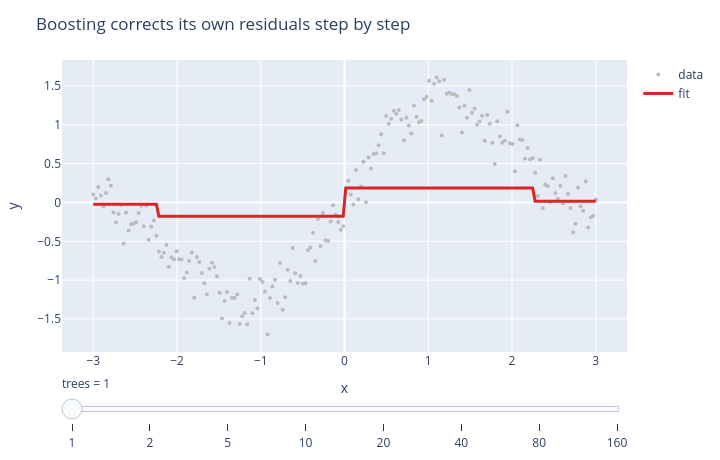

Notebook code cell kept with this figure:
### Markdown cell above
## 4. 勾配ブースティング — バイアスを下げる

ブースティングは弱い木を **順番に** 足し、前段の **残差(誤り)** を次の木が当てます。
浅い木を少しずつ積むことで、バイアスを段階的に削っていきます。下のスライダーで木の本数を増やすと、
フィットが滑らかに改善していく様子が見えます(静的 HTML 可)。

### Code cell
from sklearn.ensemble import GradientBoostingRegressor

xr = np.linspace(-3, 3, 200)
yr = np.sin(1.5 * xr) + 0.3 * xr + 0.2 * np.random.default_rng(0).standard_normal(200)
Xr = xr[:, None]
gbr = GradientBoostingRegressor(n_estimators=200, learning_rate=0.2, max_depth=2).fit(Xr, yr)
stages = np.array(list(gbr.staged_predict(Xr)))   # prediction after each added tree
picks = [1, 2, 5, 10, 20, 40, 80, 160]

frames = []
for k in picks:
    frames.append(go.Frame(name=str(k), data=[
        go.Scatter(x=list(xr), y=list(yr), mode="markers", marker={"size": 4, "color": "#bbb"}, name="data"),
        go.Scatter(x=list(xr), y=list(stages[k - 1]), mode="lines", line={"color": "#d62728", "width": 3}, name="fit"),
    ], layout={"title": f"after {k} trees"}))
fig = go.Figure(data=frames[0].data, frames=frames)
steps = [{"args": [[f.name], {"frame": {"duration": 0, "redraw": True}, "mode": "immediate"}],
          "label": f.name, "method": "animate"} for f in frames]
fig.update_layout(sliders=[{"steps": steps, "currentvalue": {"prefix": "trees = "}}],
                  title="Boosting corrects its own residuals step by step",
                  width=720, height=460, xaxis_title="x", yaxis_title="y",
                  margin={"l": 50, "r": 20, "t": 60, "b": 40})
fig.show()

### Figure 1 — Plotly figure (JSON) as saved in the notebook; plotly's stock layout.template omitted (floating-point values rounded to 4 significant figures; data arrays with more than 128 entries replaced by an {"elided": "..."} marker saying what was removed)
{"data": [{"marker": {"color": "#bbb", "size": 4}, "mode": "markers", "name": "data", "type": "scatter", "x": {"elided": "200 float values"}, "y": {"elided": "200 float values"}}, {"line": {"color": "#d62728", "width": 3}, "mode": "lines", "name": "fit", "type": "scatter", "x": {"elided": "200 float values"}, "y": {"elided": "200 float values"}}], "layout": {"height": 460, "margin": {"b": 40, "l": 50, "r": 20, "t": 60}, "sliders": [{"currentvalue": {"prefix": "trees = "}, "steps": [{"args": [["1"], {"frame": {"duration": 0, "redraw": true}, "mode": "immediate"}], "label": "1", "method": "animate"}, {"args": [["2"], {"frame": {"duration": 0, "redraw": true}, "mode": "immediate"}], "label": "2", "method": "animate"}, {"args": [["5"], {"frame": {"duration": 0, "redraw": true}, "mode": "immediate"}], "label": "5", "method": "animate"}, {"args": [["10"], {"frame": {"duration": 0, "redraw": true}, "mode": "immediate"}], "label": "10", "method": "animate"}, {"args": [["20"], {"frame": {"duration": 0, "redraw": true}, "mode": "immediate"}], "label": "20", "method": "animate"}, {"args": [["40"], {"frame": {"duration": 0, "redraw": true}, "mode": "immediate"}], "label": "40", "method": "animate"}, {"args": [["80"], {"frame": {"duration": 0, "redraw": true}, "mode": "immediate"}], "label": "80", "method": "animate"}, {"args": [["160"], {"frame": {"duration": 0, "redraw": true}, "mode": "immediate"}], "label": "160", "method": "animate"}]}], "title": {"text": "Boosting corrects its own residuals step by step"}, "width": 720, "xaxis": {"title": {"text": "x"}}, "yaxis": {"title": {"text": "y"}}}}
